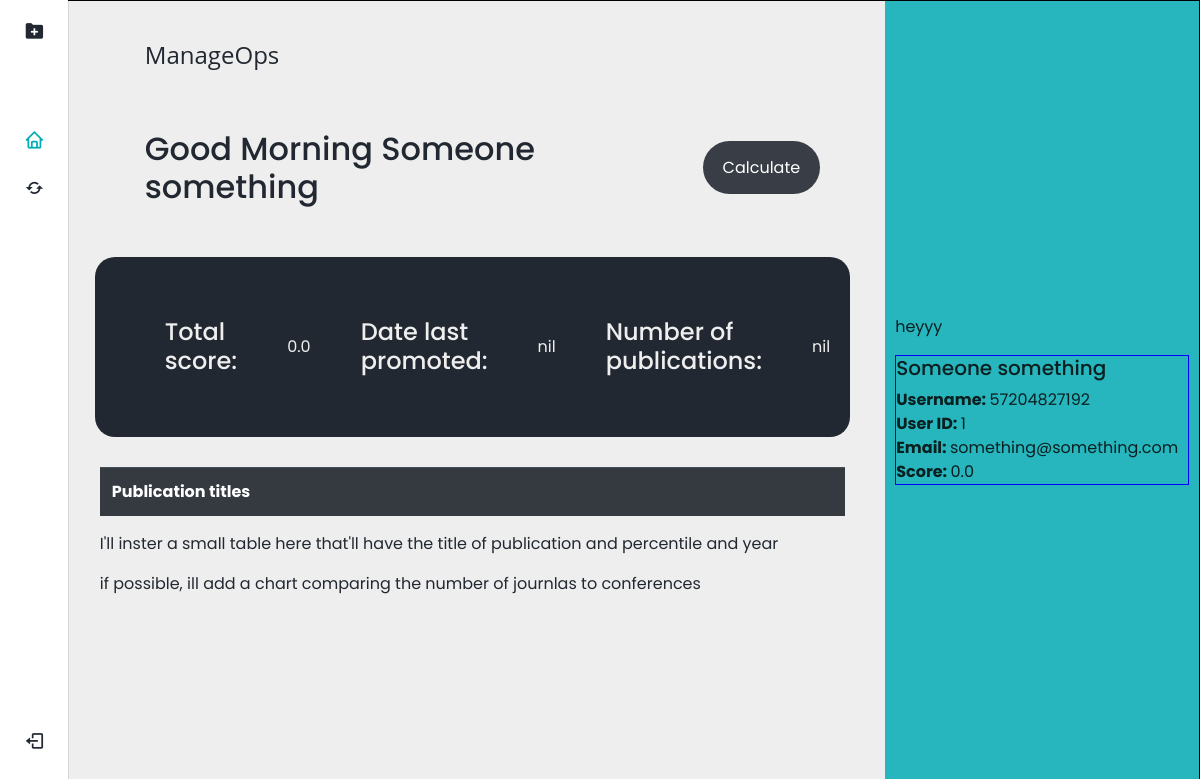
Page /calculate (signed in) on the committed database.
### app.py (models this page shows, shortened)
class Employee(db.Model, UserMixin):
    id = db.Column(db.Integer, primary_key=True)
    name = db.Column(db.String(100), nullable=False)
    scopus_id = db.Column(db.String(20), nullable=False, unique=True)
    password_hash = db.Column(db.String(128))
    email = db.Column(db.String(100), nullable=False)
    promoted_date = db.Column(db.DateTime, nullable=False, default=datetime.utcnow)
    score = db.Column(db.Float, nullable=False, default=0)
    @property
    def password(self):
        raise AttributeError('Password is not a readable attribute!')

### app.py (the view)
@app.route('/calculate', methods=['GET','POST'])
@login_required
def calculate():
    try:
        my_data = Employee.query.all()
        trying = session.query(Employee)
        attempt = trying.scopus_id
        phase_one(attempt)
        my_data.score = new_test
        db.session.commit()
        return render_template("profile.html")
    except:
        return render_template('profile.html')

### app.py (called while the page is built)
@login_manager.user_loader
def load_user(user_id):
    return Employee.query.get(int(user_id))

### templates/profile.html (shortened to what this page needs)
{% extends 'base.html' %}
{% block body%}
    <div>
        <div class="general">
            <div class="first">
                <div class="nav" id="navbar">
                    <nav class="nav__container">
                        <div>
                            <a href="#" class="nav__link nav__logo" style="text-decoration: none;">
                                <i style="text-decoration: none;" class='bx bxs-folder-plus nav__icon' ></i>
                            </a>
                            <div class="nav__list">
                                <div class="nav__items">
                                    <a href="#" class="nav__link active" style="text-decoration: none;">
                                        <i class='bx bx-home nav__icon' ></i>
                                    </a>
                                    <a href="{{url_for('update')}}" class="nav__link" style="text-decoration: none;">
                                        <i class='bx bx-refresh nav__icon' ></i>
                                    </a>
                                </div>
                            </div>
                        </div>
                        <a href="{{url_for('logout')}}" class="nav__link nav__logout" style="text-decoration: none;">
                            <i class='bx bx-log-out nav__icon' ></i>
                        </a>
                    </nav>
                </div>
            </div>
            <section class="mid">
                <div class="general-row">
                    <h4 class="title">ManageOps</h4>
                    <div class="greeting">
                        <h2>Good Morning {{ current_user.name}}</h2>
                        <div class="calculate">
                            <a href="{{url_for('calculate')}}">Calculate</a>
                            </div>
                    </div>
                   <div class="top-row">
                        <div class="left">
                            <h4>Total score:</h4>
                            <p>{{ current_user.score}}</p>
                        </div>
                        <div class="left">
                            <h4>Date last promoted:</h4>
                            <p>nil</p>
                        </div>
                        <div class="left">
                            <h4>Number of publications:</h4>
                            <p>nil</p>
                        </div>
                   </div>
                </div>
                <div class="cards">
                    <div class="cardss">
                        <table class="table table-hover table-dark">
                            <tr>
                                <th>Publication titles</th>
                            </tr>
                        </table>
                        <p>I'll inster a small table here that'll have the title of publication and percentile and year</p>
                        <p>if possible, ill add a chart comparing the number of journlas to conferences</p>
                    </div>
                </div>
            </section>
            <div class="last">
                <p>heyyy</p>
                <div class="details">
                    <h5>{{ current_user.name}}</h5>
                    <strong>Username: </strong>{{ current_user.scopus_id}}<br>
                    <strong>User ID: </strong>{{ current_user.id}}<br>
                    <strong>Email: </strong>{{ current_user.email}}<br>
                    <strong>Score: </strong>{{ current_user.score}}<br>
                </div>
            </div>
        </div>
        </div>
{%endblock%}

### static/css/profile.css (style rules this page uses)
:root { --header-height: 3.5rem; --nav-width: 219px; --first-color: #00ADB5; --first-color-light: #F4F0FA; --title-color: #19181B; --text-color: #222831; --text-color-light: #A5A1AA; --body-color: #EEEEEE; --container-color: #FFFFFF; --body-font: 'Poppins', sans-serif; --normal-font-size: .938rem; --small-font-size: .75rem; --smaller-font-size: .75rem; --font-medium: 500; --font-semi-bold: 600; --z-fixed: 100; }
@media screen and (min-width: 1024px) { :root { --normal-font-size: 1rem; --small-font-size: .875rem; --smaller-font-size: .813rem; } }
body { margin: var(--header-height) 0 0 0; padding: 1rem 1rem 0; font-family: var(--body-font); font-size: var(--normal-font-size); background-color: var(--body-color); color: var(--text-color); }
section { margin-top: 20px; }
a { text-decoration: none; }
.general { display: flex; border: 1px solid black; width: 100%; height: 100vh; }
h4,h2 { margin: 50px; }
.title { font-family: 'Noto Serif', serif; font-family: 'Open Sans', sans-serif; margin-bottom: 10px; margin-top: 20px; }
.greeting { display: flex; flex-direction: row; align-items: center; justify-content: space-between; }
.calculate { margin: auto 20px; }
.calculate a { justify-content: center; text-align: center; background-color: #393E46; color: white; padding: 15px 20px; margin: 0 10px; border-radius: 100px; text-decoration: none; }
.first { flex: 0.06; }
.mid { flex: 0.64; padding: 0 20px; }
.last { flex: 0.3; display: flex; flex-direction: column; justify-content: center; padding: 10px; color: rgb(10, 31, 32); background-color:#00acb5d5; }
.cards { padding: 10px 20px; }
.details { border: 1px solid blue; }
.nav { position: fixed; top: 0; height: 100vh; width: 100%; padding: 1rem 1rem 0; background-color: var(--container-color); box-shadow: 1px 0 0 rgba(22, 8, 43, 0.1); z-index: var(--z-fixed); transition: .4s; }
.left { display: flex; align-items: center; }
.left p { align-items: center; justify-content: center; padding: 0; margin: 0; }
.nav__container { height: 100%; display: flex; flex-direction: column; justify-content: space-between; padding-bottom: 3rem; overflow: auto; scrollbar-width: none; }
.nav__logo { font-weight: var(--font-semi-bold); margin-bottom: 2.5rem; }
.nav__list, .nav__items { display: grid; }
.nav__list { row-gap: 2.5rem; }
.nav__items { row-gap: 1.5rem; }
.nav__link { display: flex; align-items: center; color: var(--text-color); }
.nav__icon { font-size: 1.2rem; margin-right: .5rem; }
.nav__logout { margin-top: 5rem; }
.active { color: var(--first-color); }
.general-row { margin: 0 15px; }
.top-row { display: flex; justify-content: space-around; padding: 20px; justify-content: start; background-color: #222831; color: #EEEEEE; display: flex; align-items: center; height: 180px; width: auto; border-radius: 20px; margin-bottom: 20px; }
@media screen and (min-width: 768px) { body { padding: 1rem 3rem 0 6rem; } }
@media screen and (min-width: 768px) { .nav { left: 0; padding: 1.2rem 1.5rem 0; width: 68px; } }
@media screen and (min-width: 768px) { .nav__items { row-gap: 1.7rem; } }
@media screen and (min-width: 768px) { .nav__icon { font-size: 1.3rem; } }

### static/css/signup.css (style rules this page uses)
*,html,body { @import url('https://fonts.googleapis.com/css2?family=Noto+Serif&display=swap'); padding: 0; margin: 0; }

### templates/base.html (style rules this page uses)
body { margin: 0; overflow-x: hidden; overflow-y: scroll; }
nav { margin-bottom: 20px; }

### rows in the picture
Employee: name "Someone something", score "0.0", scopus_id "57204827192", id "1", email "something@something.com"
